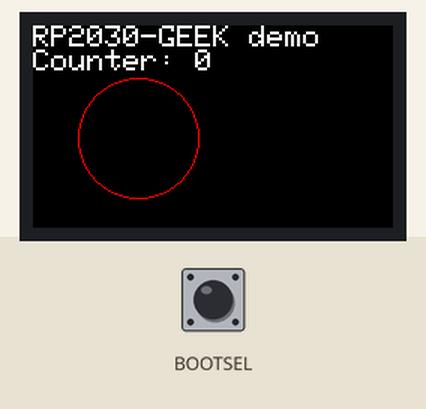
A sketch run on a simulated Raspberry Pi Pico. Parts: 240×135 colour display. The inputs (shaded band) are chosen by the test bench; at power-on: BOOTSEL HIGH.

Above: at 1.3 s.
1.4 s: BOOTSEL pulled LOW for 0.15 s
At 1.9 s:
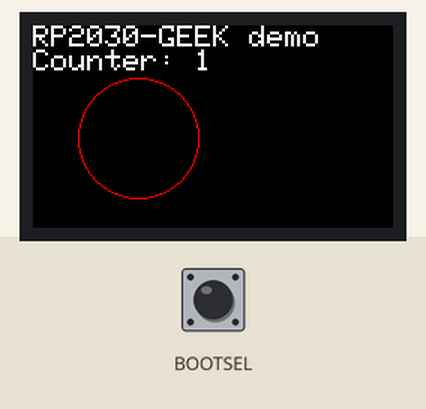
3.0 s: BOOTSEL pulled LOW for 1 s
At 4.4 s:
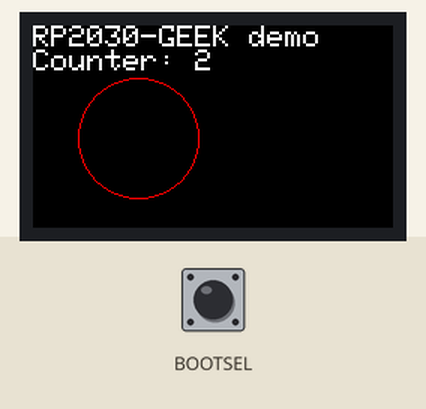
5.5 s: BOOTSEL pulled LOW for 0.15 s
At 6.3 s:
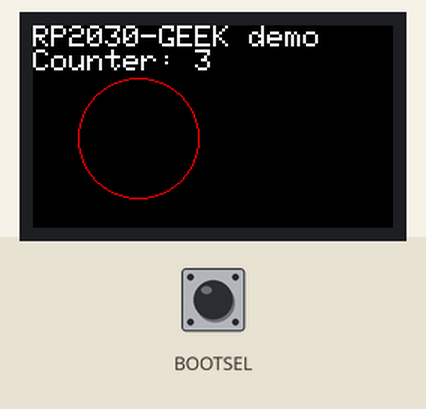
7.1 s: BOOTSEL pulled LOW for 1 s
At 8.7 s:
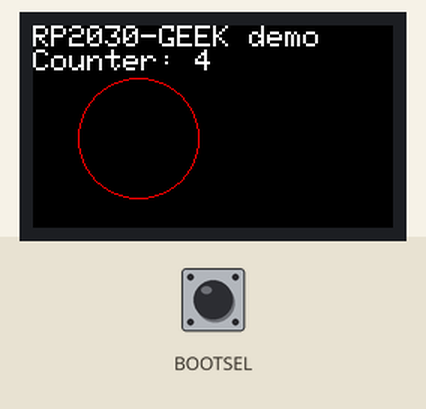
Timing chart, 0 to 10.2 s (numbered marks = the images above; inputs shaded):
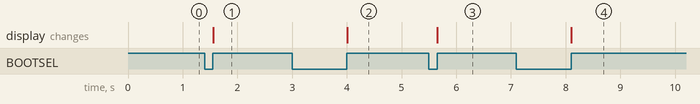

Measured:
- after the input at 1.4 s, the display: changes after 0.16 s (image 1)
- after the input at 3.0 s, the display: changes after 1.0 s (image 2)
- after the input at 5.5 s, the display: changes after 0.16 s (image 3)
- after the input at 7.1 s, the display: changes after 1.0 s (image 4)

The sketch:

RP2350-Demo.ino
```cpp
#include <SPI.h>
#include <TFT_eSPI.h>

TFT_eSPI tft = TFT_eSPI();

unsigned int counter;

void setup() {
  // Set SPI to correct pins
  SPI1.setSCK(TFT_SCLK);
  SPI1.setTX(TFT_MOSI);

  // Init the tft library
  tft.begin();

  // Enable the backlight
  analogWrite(TFT_BL, 255);

  // Set correct rotation
  tft.setRotation(1);  // Landscape (Portrait + 90)

  tft.fillScreen(TFT_BLACK);  // Fill screen with black
  tft.setTextSize(2);

  tft.drawString("RP2030-GEEK demo", 0, 0);

  tft.drawString("Counter: " + (String)counter, 0, 16);

  tft.drawCircle(70, 75, 40, TFT_RED);
}

void loop() {
  if (BOOTSEL) {
    // Wait for BOOT button to be relased
    while (BOOTSEL) {
      delay(1);
    }

    // Increase counter by one
    counter++;

    // Erase everything from last drawString
    tft.fillRect(0, 16, TFT_HEIGHT, 16, TFT_BLACK);

    // Print something on screen
    tft.drawString("Counter: " + (String)counter, 0, 16);
  }
}
```
